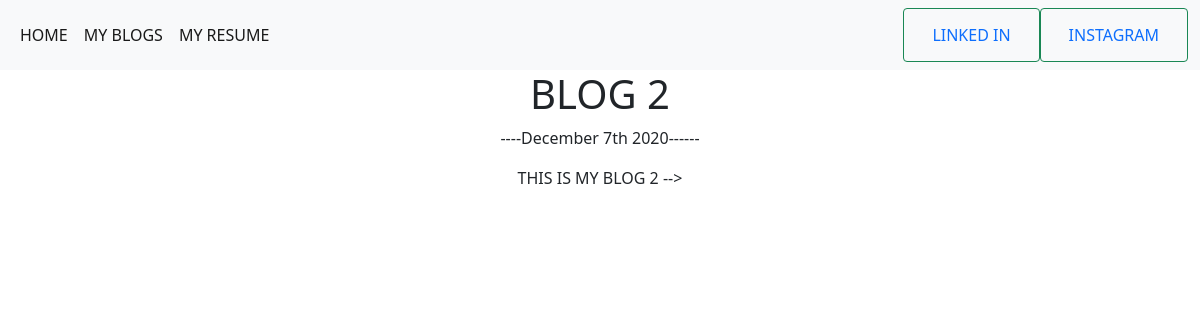
The app's page /blog/2/ with its own data.
### blog/models.py (models this page shows, shortened)
class Blog(models.Model):
    title=models.CharField(max_length=200)
    description=models.TextField()
    date=models.DateField()

### blog/views.py (the view)
# urls.py: path('<int:blog_id>/',views.details,name='DETAILS'),
def details(request,blog_id):
    blog=get_object_or_404(Blog,pk=blog_id)
    return render(request,'blogs/details.html',{'blog':blog})

### blog/templates/blogs/details.html
{% extends 'portfolio/base.html' %}
      {% block content %}
<h1>{{ blog.title }}</h1>
<p>----{{ blog.date|date:'F jS Y' }}------</p>
{{ blog.description|safe }}
{% endblock %}

### portfolio/static/portfolio/main.css (style rules this page uses)
body { text-align: center; }

### records on screen
Blog: title "BLOG 2", date "December 7th 2020", description "THIS IS MY BLOG 2"
